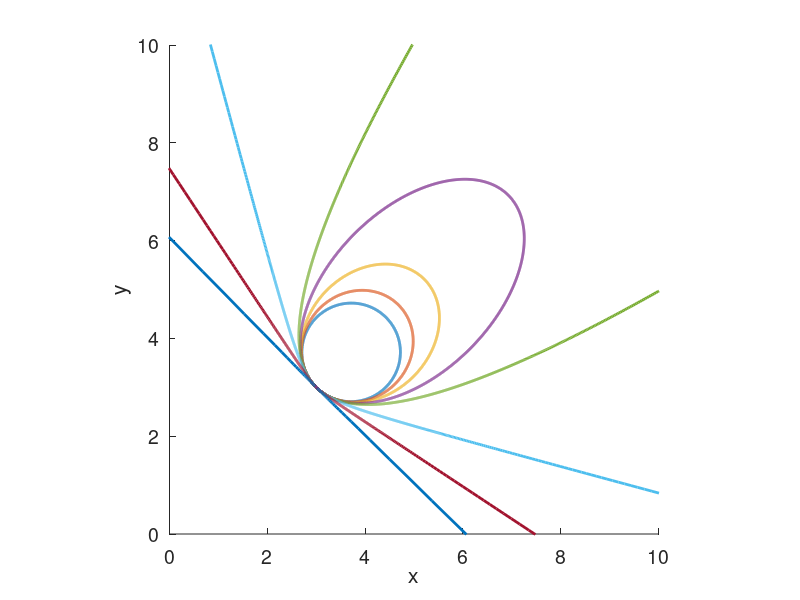

This chart was generated by the following MATLAB code: (Note: this script raises an error after producing the figure.)
% CONIC POLAR FORM
close all

theta = deg2rad(0:0.1:360);


es = [ 0.1 0.4 0.6 0.8 1 2 5 100];

figure('color','w')
hold
rotAngle = deg2rad(45);
for i=1:length(es)
    ep = es(i);
    r = 1 ./(1-ep*cos(theta-rotAngle));
r(ep*cos(theta-rotAngle)>1) = nan;
    plot(r.*cos(theta) +1 ./(1+ep)*cos(rotAngle) +3, r.*sin(theta)+1 ./(1+ep)*sin(rotAngle) +3,'-','linewidth',2)
end
set(gca,'PlotBoxAspectRatio',[1 1 1],'fontsize',14)
set(gca,'xlim',[-0 10], 'ylim', [-0 10])
xlabel('x')
ylabel('y')

%%
close all

[x1,x2] = meshgrid(-1:0.1:3,-1:0.1:3);

X = [x1(:) x2(:) ones(size(x1(:)))];

%circle

A = 1;
B = 0;
C = 1;
D = 0;
E = 0;
F = -1;

% % line
% % 
% A = 0;
% B = 0;
% C = 0;
% D = 1;
% E = 1;
% F = -2;

% 
% % Ellipse
% 
% A = 1;
% B = 0;
% C = 5;
% D = 0;
% E = 0;
% F = -1;

% 
% 
% % hyperbola

% A = 1;
% B = 0;
% C = -1;
% D = 0;
% E = 0;
% F = -1;

% % parabola

% A = 0;
% B = -1;
% C = 1;
% D = -1;
% E = -1;
% F = 1;

Aq = [A B/2 D/2; B/2 C E/2; D/2 E/2 F ]     ;

y = zeros(size(x1(:)));
for i=1:height(X)
    y(i) = X(i,:)*Aq*X(i,:)'*X(i,:)*Aq*X(i,:)';
end


g = zeros(height(x1(:)),3);
for i=1:height(X)
    g(i,:) = 4*X(i,:)*Aq*X(i,:)'*Aq*X(i,:)';
end

figure
subplot(1,2,1)
contour(x1,x2,reshape(log(.1+y),size(x1)),40)
hold
quiver(x1,x2,-reshape(g(:,1),size(x1)), -reshape(g(:,2),size(x1)))
set(gca,'PlotBoxAspectRatio',[1 1 1])

d = zeros(height(x1(:)),3);
c = zeros(height(x1(:)),3);
for i=1:height(X)
    d(i,:) = [0 -1 0;1 0 0; 0 0 0]*Aq*X(i,:)';
    c(i,:) = Aq*X(i,:)';
end

subplot(1,2,2)
contour(x1,x2,reshape(log(.1+y),size(x1)),40)
hold
 quiver(x1,x2,-reshape(d(:,1),size(x1)), -reshape(d(:,2),size(x1)))
%quiver(x1,x2,-reshape(g(:,1),size(x1)), -reshape(g(:,2),size(x1)),'r')

set(gca,'PlotBoxAspectRatio',[1 1 1])
%%
figure
% plot3(c(:,1),c(:,2),c(:,3),'o')
quiver(x1,x2,-reshape(c(:,1),size(x1)), -reshape(c(:,2),size(x1)),'r')
